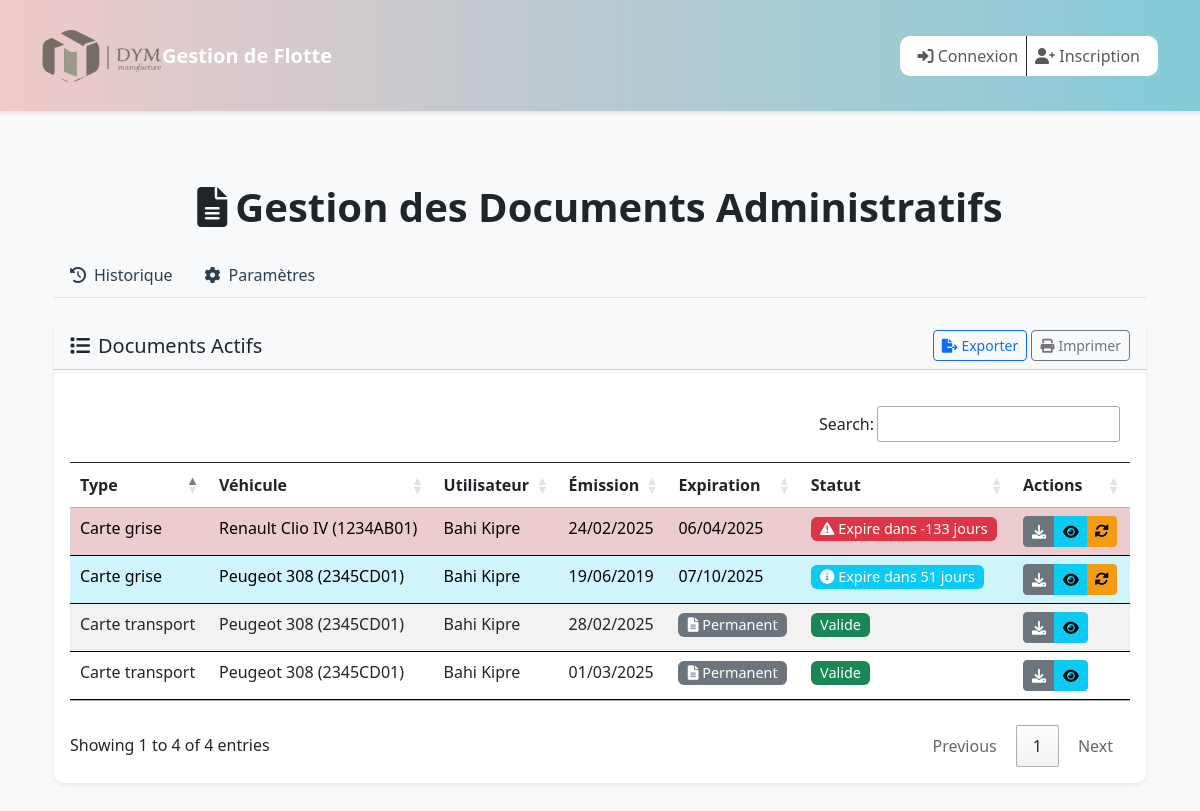
Page /gestion_documents.php on the committed database.
### tables this page shows
CREATE TABLE `documents_administratifs` (
  `id_document` bigint(20) UNSIGNED NOT NULL,
  `id_vehicule` bigint(20) UNSIGNED DEFAULT NULL,
  `id_chauffeur` bigint(20) UNSIGNED DEFAULT NULL,
  `id_utilisateur` bigint(20) UNSIGNED DEFAULT NULL,
  `type_document` enum('carte_transport','carte_grise','visite_technique','assurance','carte_stationnement') NOT NULL,
  `numero_document` varchar(50) DEFAULT NULL,
  `date_emission` date NOT NULL,
  `date_expiration` date DEFAULT NULL,
  `fournisseur` varchar(100) DEFAULT NULL,
  `prix` decimal(15,2) DEFAULT NULL,
  `frequence_renouvellement` int(11) NOT NULL,
  `fichier_url` varchar(255) DEFAULT NULL,
  `statut` enum('valide','expire','a_renouveler') NOT NULL,
  `note` text DEFAULT NULL,
  `date_upload` timestamp NOT NULL DEFAULT current_timestamp(),
  `created_at` timestamp NOT NULL DEFAULT current_timestamp(),
  `updated_at` timestamp NOT NULL DEFAULT current_timestamp()
);

CREATE TABLE `vehicules` (
  `id_vehicule` bigint(20) UNSIGNED NOT NULL,
  `id_zone` bigint(20) UNSIGNED NOT NULL,
  `immatriculation` varchar(20) NOT NULL,
  `marque` varchar(50) NOT NULL,
  `modele` varchar(50) NOT NULL,
  `logo_marque_vehicule` varchar(255) NOT NULL,
  `annee_mise_en_service` int(11) DEFAULT NULL,
  `type_vehicule` enum('utilitaire','berline','camion','bus') NOT NULL,
  `capacite_passagers` int(11) NOT NULL,
  `capacite_charge_kg` decimal(10,2) DEFAULT NULL,
  `type_carburant` enum('Super','Gasoil') NOT NULL,
  `kilometrage_actuel` int(11) DEFAULT 0,
  `statut` enum('disponible','en_course','maintenance','hors_service') DEFAULT 'disponible',
  `date_acquisition` date DEFAULT NULL,
  `prix_acquisition` decimal(15,2) DEFAULT NULL,
  `note` text DEFAULT NULL,
  `created_at` timestamp NOT NULL DEFAULT current_timestamp(),
  `updated_at` timestamp NOT NULL DEFAULT current_timestamp()
);

### gestion_documents.php (the view, shortened to what this page needs)
<?php
include_once("database" . DIRECTORY_SEPARATOR . "config.php");
$sql = "SELECT d.*,
       v.marque, v.modele, v.immatriculation,
       CONCAT(u.nom, ' ', u.prenom) as nom_utilisateur,
       (CASE
           WHEN d.frequence_renouvellement = 0 THEN 'permanent'
           WHEN DATEDIFF(d.date_expiration, CURDATE()) <= 7 THEN 'urgente'
           WHEN DATEDIFF(d.date_expiration, CURDATE()) <= 30 THEN 'proche'
           WHEN DATEDIFF(d.date_expiration, CURDATE()) <= 60 THEN 'attention'
           ELSE 'valide'
       END) as statut_alerte
       FROM documents_administratifs d
       LEFT JOIN vehicules v ON d.id_vehicule = v.id_vehicule
       LEFT JOIN utilisateurs u ON d.id_utilisateur = u.id_utilisateur
       WHERE d.statut != 'expire'
       ORDER BY
           CASE
               WHEN d.frequence_renouvellement = 0 THEN 1
               WHEN DATEDIFF(d.date_expiration, CURDATE()) <= 7 THEN 2
               WHEN DATEDIFF(d.date_expiration, CURDATE()) <= 30 THEN 3
               WHEN DATEDIFF(d.date_expiration, CURDATE()) <= 60 THEN 4
               ELSE 5
           END, d.date_expiration ASC";
try {
  $stmt = $pdo->prepare($sql);
  $stmt->execute();
  $documents = $stmt->fetchAll(PDO::FETCH_ASSOC);
} catch (PDOException $e) {
  $error_message = "Erreur lors de la récupération des documents: " . $e->getMessage();
  $documents = [];
}
include_once("includes" . DIRECTORY_SEPARATOR . "header.php");
?>
<div class="container-fluid py-4">
  <h1 class="text-center mb-4">
    <i class="fas fa-file-alt me-2"></i>Gestion des Documents Administratifs
  </h1>
  <ul class="nav nav-tabs mb-4" id="documentTabs" role="tablist">
    <li class="nav-item" role="presentation">
      <button class="nav-link" id="history-tab" data-bs-toggle="tab" data-bs-target="#history" type="button" role="tab">
        <i class="fas fa-history me-2"></i>Historique
      </button>
    </li>
    <li class="nav-item" role="presentation">
      <button class="nav-link" id="settings-tab" data-bs-toggle="tab" data-bs-target="#settings" type="button"
        role="tab">
        <i class="fas fa-cog me-2"></i>Paramètres
      </button>
    </li>
  </ul>
  <div class="tab-content" id="documentTabsContent">
    <div class="tab-pane fade show active" id="list" role="tabpanel">
      <div class="card shadow-sm">
        <div class="card-header bg-light">
          <div class="d-flex justify-content-between align-items-center">
            <h5 class="mb-0"><i class="fas fa-list me-2"></i>Documents Actifs</h5>
            <div>
              <button class="btn btn-sm btn-outline-primary" id="btnExport">
                <i class="fas fa-file-export me-1"></i>Exporter
              </button>
              <button class="btn btn-sm btn-outline-secondary" id="btnPrint">
                <i class="fas fa-print me-1"></i>Imprimer
              </button>
            </div>
          </div>
        </div>
        <div class="card-body">
          <div class="table-responsive">
            <table id="documentsTable" class="table table-striped">
              <thead>
                <tr>
                  <th>Type</th>
                  <th>Véhicule</th>
                  <th>Utilisateur</th>
                  <th>Émission</th>
                  <th>Expiration</th>
                  <th>Statut</th>
                  <th>Actions</th>
                </tr>
              </thead>
              <tbody>
                <?php foreach ($documents as $doc): ?>
                  <tr class="<?=
                    $doc['statut_alerte'] == 'urgente' ? 'table-danger' :
                    ($doc['statut_alerte'] == 'proche' ? 'table-warning' :
                      ($doc['statut_alerte'] == 'attention' ? 'table-info' : ''))
                    ?>">
                    <td><?= htmlspecialchars(ucfirst(str_replace('_', ' ', $doc['type_document']))) ?></td>
                    <td>
                      <?= $doc['marque'] ? htmlspecialchars($doc['marque'] . ' ' . $doc['modele'] . ' (' . $doc['immatriculation'] . ')') : 'N/A' ?>
                    </td>
                    <td><?= htmlspecialchars($doc['nom_utilisateur'] ?? 'N/A') ?></td>
                    <td><?= date('d/m/Y', strtotime($doc['date_emission'])) ?></td>
                    <td>
                      <?php if ($doc['frequence_renouvellement'] == 0): ?>
                        <span class="badge bg-secondary" style="color: white !important;">
                          <i class="fas fa-file-alt"></i> Permanent
                        </span>
                      <?php else: ?>
                        <?= date('d/m/Y', strtotime($doc['date_expiration'])) ?>
                      <?php endif; ?>
                    </td>
                    <td>
                      <?php if ($doc['statut_alerte'] == 'urgente'): ?>
                        <span class="badge bg-danger">
                          <i class="fas fa-exclamation-triangle fa-pulse"></i>
                          Expire dans <?= ceil((strtotime($doc['date_expiration']) - time()) / 86400) ?> jours
                        </span>
                      <?php elseif ($doc['statut_alerte'] == 'attention'): ?>
                        <span class="badge bg-info">
                          <i class="fas fa-info-circle"></i>
                          Expire dans <?= ceil((strtotime($doc['date_expiration']) - time()) / 86400) ?> jours
                        </span>
                      <?php else: ?>
                        <span class="badge bg-success">Valide</span>
                      <?php endif; ?>
                    </td>
                    <td>
                      <div class="btn-group">
                        <?php if (!empty($doc['fichier_url'])): ?>
                          <a href="uploads/documents/<?= htmlspecialchars($doc['fichier_url']) ?>" download
                            class="btn btn-sm btn-secondary" title="Télécharger">
                            <i class="fas fa-download"></i>
                          </a>
                          <a href="javascript:void(0)" onclick="viewDocumentDetails(<?= $doc['id_document'] ?>)"
                            class="btn btn-sm btn-info" title="Visualiser">
                            <i class="fas fa-eye"></i>
                          </a>
                        <?php else: ?>
                          <span class="text-muted">Aucun fichier</span>
                        <?php endif; ?>
                        <?php if ($doc['frequence_renouvellement'] != 0):  ?>
                          <a href="renouveler_document.php?id=<?= $doc['id_document'] ?>" class="btn btn-sm btn-warning">
                            <i class="fas fa-sync-alt"></i>
                          </a>
                        <?php endif; ?>
                      </div>
                    </td>
                  </tr>
                <?php endforeach; ?>
              </tbody>
            </table>
          </div>
        </div>
      </div>
    </div>
  </div>
</div>
<?php include_once("includes" . DIRECTORY_SEPARATOR . "footer.php"); ?>

### assets/css/style.css (style rules this page uses)
body { background-color: #f8f9fa; font-family: 'Segoe UI', sans-serif; }
:root { --color-header: #766f67; --color-h1: #2c3e50; }
.nav-tabs .nav-link { color: var(--color-h1); font-weight: 500; border: none; border-bottom: 3px solid transparent; transition: all 0.3s ease; }
.btn-warning { background-color: #f39c12; border: none; }
.card, #calendar { border: none; border-radius: 10px; box-shadow: 0 4px 6px rgba(0, 0, 0, 0.1); transition: .3s ease; }
.card-body { overflow: auto; }
.badge { font-size: 0.9rem; font-weight: 500; }
h1 { font-weight: 700; }
table#documentsTable { margin: 20px 0; border-top: 1px solid; }
#calendar tbody, td, tfoot, th, thead, tr { border-color: #000000; border-width: 0px; }
.bg-light { background-color: #f8f9fa !important; }

### rows in the picture
documents_administratifs: type_document "Carte transport", id_vehicule.immatriculation "Peugeot 308 (2345CD01)", nom_utilisateur "Bahi Kipre", date_emission "28/02/2025", frequence_renouvellement 0 (drawn), shows "Valide"
documents_administratifs: type_document "Carte transport", id_vehicule.immatriculation "Peugeot 308 (2345CD01)", nom_utilisateur "Bahi Kipre", date_emission "01/03/2025", frequence_renouvellement 0 (drawn), shows "Valide"
documents_administratifs: type_document "Carte grise", id_vehicule.immatriculation "Renault Clio IV (1234AB01)", nom_utilisateur "Bahi Kipre", date_emission "24/02/2025", date_expiration "06/04/2025"
documents_administratifs: type_document "Carte grise", id_vehicule.immatriculation "Peugeot 308 (2345CD01)", nom_utilisateur "Bahi Kipre", date_emission "19/06/2019", date_expiration "07/10/2025"
